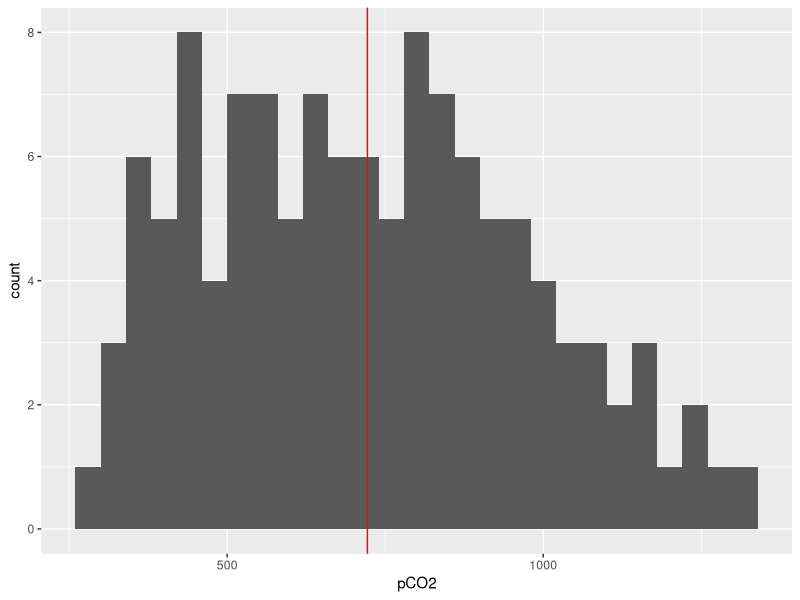
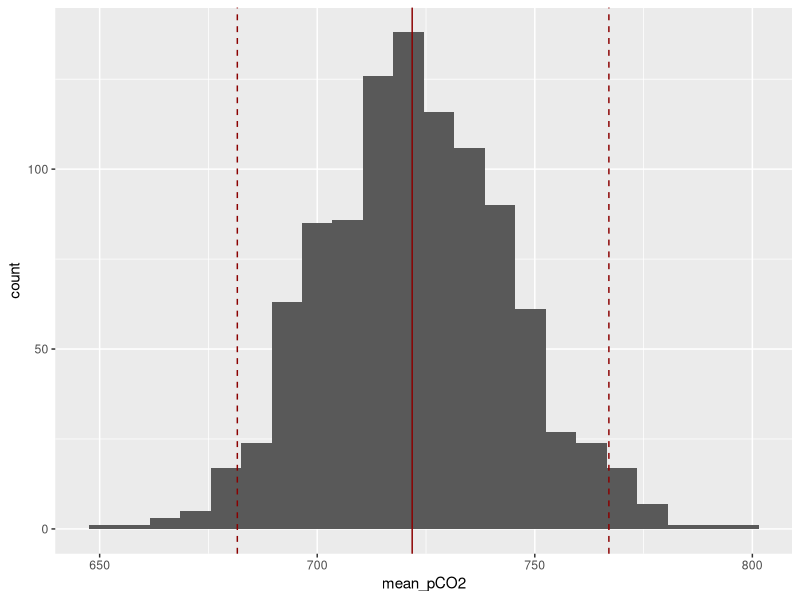

Generate these figures, in order, with R:
# load libraries
library(tidyverse)

# load data
sol_dat <- readxl::read_excel("paleosol_data.xlsx")


# we start with sample BG2 first to get into the matter
# define soil temperature range
temp_range <- seq(sol_dat$soil_temp_min[1], sol_dat$soil_temp_max[1], 1)

# set up vector for output
d13Cs <- vector("numeric", length(temp_range))

# iterate through each temperature value and calculate d13Cs
for(i in temp_range){
  d13Cs[i - 14] <- sol_dat$d13Ccarb[1] - (11.98 - 0.12 * i)
}

# iterate through each d13Cs value and each Sz value and calculate pC02
# preallocate data frame
pCO2 <- tibble(Sz = seq(500, 1500, 100), 
               temp_range = temp_range, empty_row = rep(0,11)) %>% 
  pivot_wider(names_from = temp_range, values_from = empty_row, names_prefix = "temp_")


# calculate pcO2 value for each soil temp/ Sz combination
for (i in seq_along(d13Cs)) {
  for (j in seq_along(pCO2$Sz)) {
    pCO2[i, j +1] <- pCO2$Sz[j] * ((d13Cs[i] - 1.0044 * sol_dat$d13Cresp[1] - 4.4) / (sol_dat$d13Catm[1] - d13Cs[i]))
  }
}

# plot it
# convert to long format for plotting
pCO2_long <- pCO2 %>% 
  pivot_longer(cols = -Sz, names_to = "soil_temp", values_to = "pCO2")

ggplot(pCO2_long) +
  geom_histogram(aes(pCO2), binwidth = 40) +
  geom_vline(xintercept = mean(pCO2_long$pCO2), colour = "red")

# bootstrapping 
# set up mean function
mean.fun <- function(pCO2_long, pCO2) mean(pCO2_long[pCO2], na.rm = TRUE)

boot_sample <- boot::boot(data = pCO2_long$pCO2,
                          statistic = mean.fun, R = 1000, sim="ordinary")

boot_ci <- boot::boot.ci(boot_sample, type = "bca")

boot_result <- tibble(sample_name = sol_dat$Sample[1], lwr_ci = boot_ci$bca[4],
                      mean_pCO2 = boot_ci$t0, upr_ci = boot_ci$bca[5])

boot_sample_values <- boot_sample$t %>% 
  as_tibble() %>% 
  add_column(trials = 1:1000) %>% 
  select(mean_pCO2 = V1, trials)

ggplot(boot_sample_values) +
  geom_histogram(aes(mean_pCO2), binwidth = 7) +
  geom_vline(xintercept = mean(boot_result$mean_pCO2), color = "darkred") +
  geom_vline(xintercept = mean(boot_result$lwr_ci), 
             linetype = "dashed", color = "darkred") +
  geom_vline(xintercept = mean(boot_result$upr_ci), 
             linetype = "dashed", color = "darkred")





